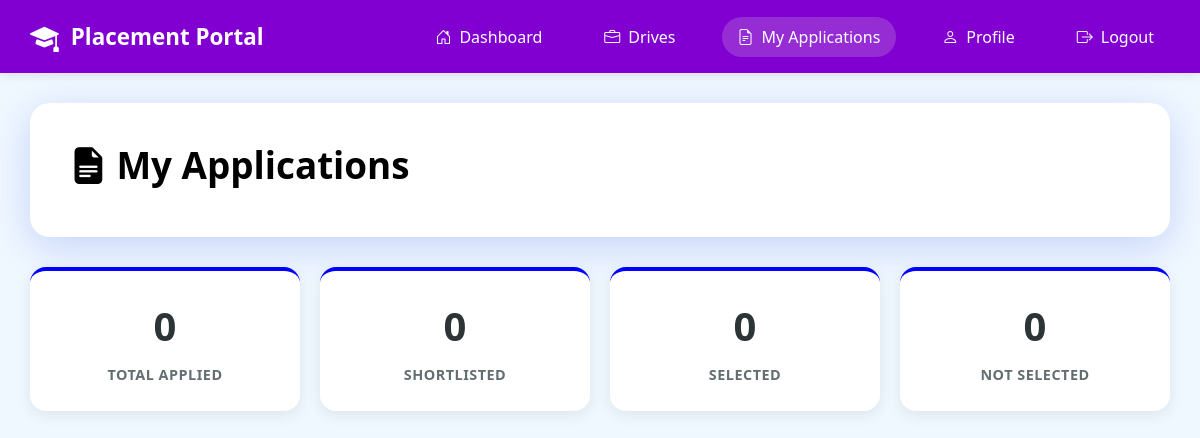
Page /student/applications (signed in) on the earlier database version.
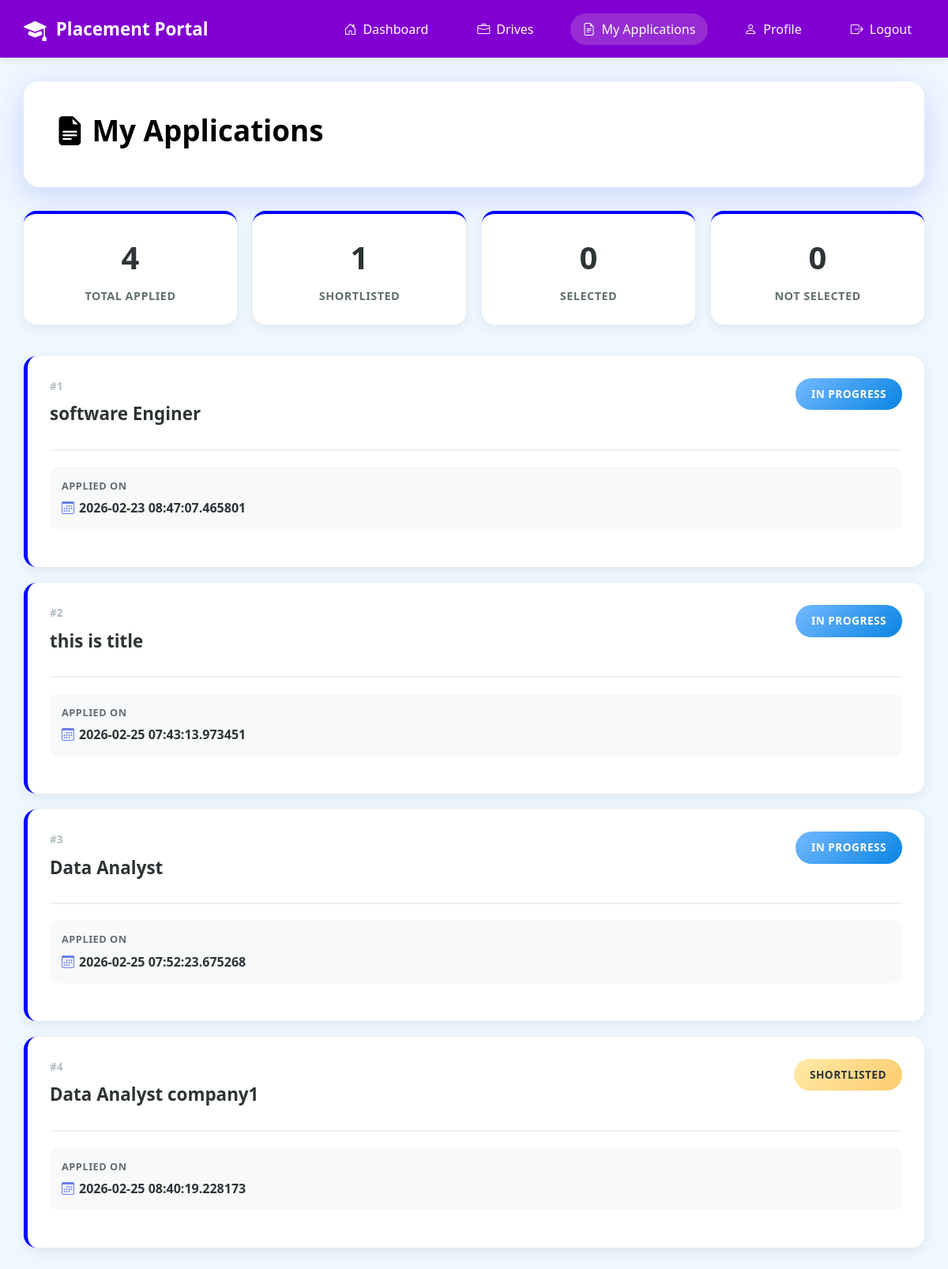
Same page on the later database version.
### portal/models.py (models this page shows)
class Application(db.Model,UserMixin):
    __tablename__ = 'applications'
    id = db.Column(db.Integer , primary_key = True)
    student_id = db.Column(db.Integer,db.ForeignKey('students.id'), nullable = False)
    drive_id = db.Column(db.Integer,db.ForeignKey('placement_drives.id') , nullable = False)
    applied_at = db.Column(db.DateTime,default = datetime.utcnow)
    status = db.Column(db.String(30), nullable = False,default = 'PENDING')#PENDING , SHORTLISTED,SELECTED , REJECTED
    drive = db.relationship('Drive', backref='applications')
    student = db.relationship('Student' , backref = 'students')
    __table_args__ = (
    db.UniqueConstraint('student_id', 'drive_id', name='unique_student_drive'),
)

class Drive(db.Model,UserMixin):
    __tablename__ = 'placement_drives'
    id = db.Column(db.Integer , primary_key = True)
    company_id = db.Column(db.Integer,db.ForeignKey('companies.id') , nullable = False)
    job_title = db.Column(db.String(100), nullable = False)
    description = db.Column(db.String(200), nullable = False)
    eligibility = db.Column(db.String(100), nullable = False)
    deadline = db.Column(db.DateTime, nullable = False)
    status = db.Column(db.String(20), nullable = False,default ='APPROVED') #APPROVED,PENDING,CLOSED
    company = db.relationship('Company' , backref = 'companies')

### app.py (the view)
@app.route("/student/applications")
@login_required
def student_application():
    student = Student.query.filter_by(user_id = current_user.id).first_or_404()
    t_a = Application.query.filter_by(student_id = student.id).all()
    t_sh = Application.query.filter_by(student_id = student.id,status = 'SHORTLISTED').all()
    t_se = Application.query.filter_by(student_id = student.id,status = 'SELECTED').all()
    t_r = Application.query.filter_by(student_id = student.id,status = 'REJECTED').all()
    appli = Application.query.filter_by(student_id = student.id).all()
    return render_template('student/student_application.html',
                    t_a = len(t_a),
                    t_sh = len(t_sh),
                    t_r = len(t_r),
                    t_se = len(t_se),
                    appli = appli)

### app.py (called while the page is built)
@login_manager.user_loader
def load_user(user_id):
    return User.query.get(int(user_id))

### templates/student/student_application.html (shortened to what this page needs)
{% extends "student/student_base.html" %}
{% block content %}
<div class="main-container">
    <div class="page-header">
        <h1><i class="bi bi-file-earmark-text-fill"></i> My Applications</h1>
    </div>
    <div class="stats-grid">
        <div class="stat-card">
            <div class="stat-number">{{t_a}}</div>
            <div class="stat-label">Total Applied</div>
        </div>
        <div class="stat-card ">
            <div class="stat-number">{{t_sh}}</div>
            <div class="stat-label">Shortlisted</div>
        </div>
        <div class="stat-card ">
            <div class="stat-number">{{t_se}}</div>
            <div class="stat-label">Selected</div>
        </div>
        <div class="stat-card ">
            <div class="stat-number">{{t_r}}</div>
            <div class="stat-label">Not Selected</div>
        </div>
    </div>
    <div class="applications-container">
        {% for d in appli %}
        <div class="application-card">
            <div class="app-card-header">
                <div class="app-info">
                    <div class="app-id">#{{d.id}}</div>
                    <div class="app-title"> {{d.drive.job_title}}</div>
                </div>
                {% if d.status == 'SELECTED' %}
                <span class="status-badge status-selected">Selected</span>
                {% elif d.status == 'SHORTLISTED' %}
                <span class="status-badge status-shortlisted">Shortlisted</span>
                {% elif d.status == 'REJECTED' %}
                <span class="status-badge status-rejected">Not Selected</span>
                {% else %}
                <span class="status-badge status-applied">In Progress</span>
                {% endif %}
            </div>
            <div class="app-meta">
                <div class="meta-box">
                    <div class="meta-label">Applied On</div>
                    <div class="meta-value">
                        <i class="bi bi-calendar3"></i>
                        {{d.applied_at}}
                    </div>
                </div>
            </div>
        </div>
        {% endfor %}
    </div>
</div>
{% endblock %}

Differences in the rows shown:
added Application: id "1", drive.job_title "software Enginer", status "IN PROGRESS", applied_at "2026-02-23 08:47:07.465801"
added Application: id "2", drive.job_title "this is title", status "IN PROGRESS", applied_at "2026-02-25 07:43:13.973451"
added Application: id "3", drive.job_title "Data Analyst", status "IN PROGRESS", applied_at "2026-02-25 07:52:23.675268"
added Application: id "4", drive.job_title "Data Analyst company1", status "SHORTLISTED", applied_at "2026-02-25 08:40:19.228173"
Other differences:
{{ t_a }}: "0" → "4"
{{ t_sh }}: "0" → "1"
